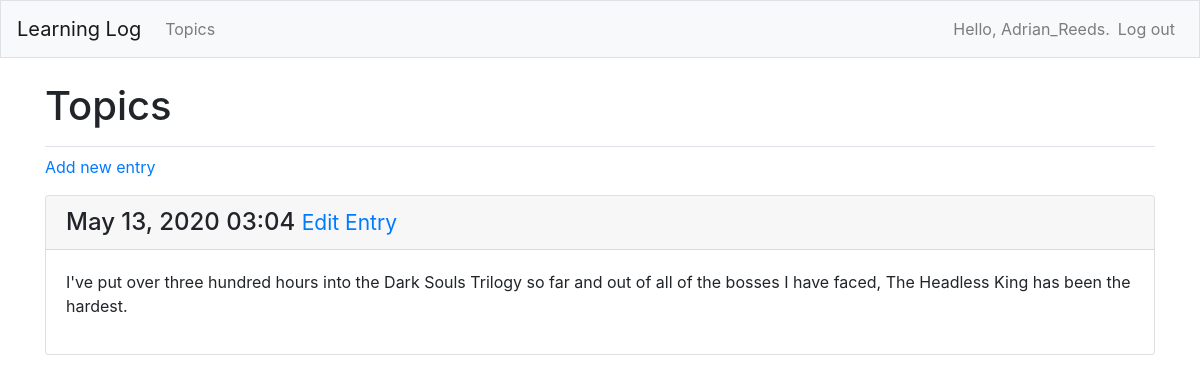
The page /topics/4/ (signed in) on the database its author committed.
### learning_logs/models.py (models this page shows, shortened)
class Entry(models.Model):
    topic = models.ForeignKey(Topic, on_delete=models.CASCADE)
    text = models.TextField()
    date_added = models.DateTimeField(auto_now_add=True)
    class Meta:
        verbose_name_plural = 'entries'

### learning_logs/views.py (the view)
# urls.py: path('topics/<int:topic_id>/', views.topic, name='topic'),
@login_required
def topic(request, topic_id):
    topic = Topic.objects.get(id=topic_id)
    if topic.owner != request.user:
        raise Http404
    entries = topic.entry_set.order_by('-date_added')
    context = {'topic': topic, 'entries': entries}
    return render(request, 'learning_logs/topic.html', context)

### learning_logs/templates/learning_logs/topic.html (shortened to what this page needs)
{% extends 'learning_logs/base.html' %}
{% block page_header %}
    <h1>Topics</h1>
{% endblock page_header %}
{% block content %}
<p>
    <a href="{% url 'learning_logs:new_entry' topic.id %}">Add new entry</a>
{% for entry in entries %}
<div class="card mb-3">
    <h4 class="card-header">
        {{entry.date_added|date:'M d, Y H:i'}}
        <small><a href="{% url 'learning_logs:edit_entry' entry.id %}">Edit Entry</a></small>
    </h4>
    <div class="card-body">
        {{entry.text|linebreaks}}
    </div>
</div>
    {% empty %}
    <li>There are no entries for this topic yet.</li>
    {% endfor %}
{% endblock content %}

### learning_logs/templates/learning_logs/base.html (shortened to what this page needs)
{% load bootstrap4 %}
<!doctype html>
<html lang='en'>
    <head>
        {% bootstrap_css %}
    </head>
    <body>
        <nav class="navbar navbar-expand-md navbar-light bg-light mb-4 border">
                <a class="navbar-brand" href="{% url 'learning_logs:index' %}">
                    Learning Log</a>
            <div class="collapse navbar-collapse" id="navbarCollapse">
                <ul class="navbar-nav mr-auto">
                    <li class="nav-item">
                        <a class="nav-link" href="{% url 'learning_logs:topics' %}">
                            Topics
                        </a>
                    </li>
                </ul>
                <ul class="navbar-nav ml-auto">
                    {% if user.is_authenticated %}
                        <li class="nav-item">
                            <span class="navbar-text"}">Hello, {{ user.username }}.</span>
                        </li>
                        <li class="nav-item">
                            <a class="nav-link" href="{% url 'users:logout' %}">Log out</a>
                        </li>
                    {% endif %}
                </ul>
            </div>
        </nav>
        <main role="main" class="container">
            <div class="pb-2 mb-2 border-bottom">
                {% block page_header %} {% endblock page_header %}
            </div>
            <div>
                {% block content %} {% endblock content %}
            </div>
        </main>
    </body>
</html>

### rows shown on the page
Entry: date_added "May 13, 2020 03:04", text "I've put over three hundred hours into the Dark Souls Trilogy so far and out of all of the bosses I have faced, The Headless King has been the hardest."

### other values the page prints
{{ user.username }} "Adrian_Reeds"
